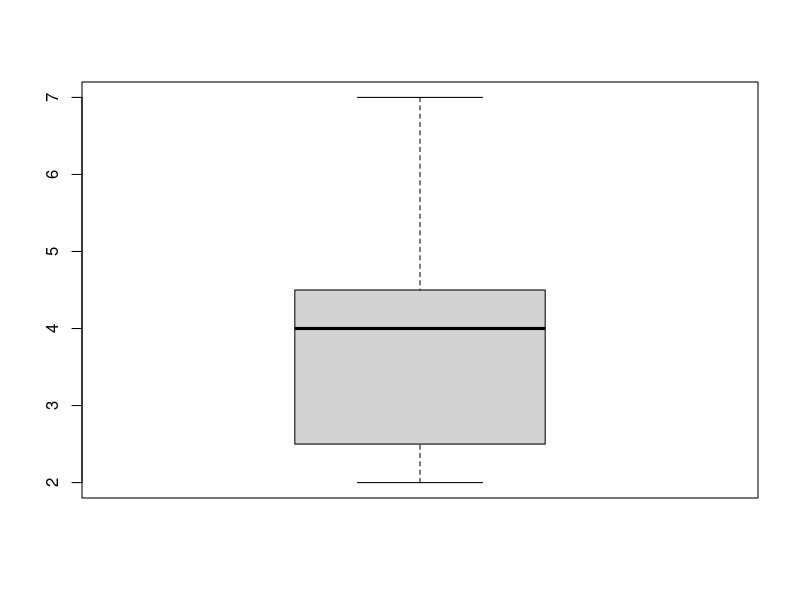
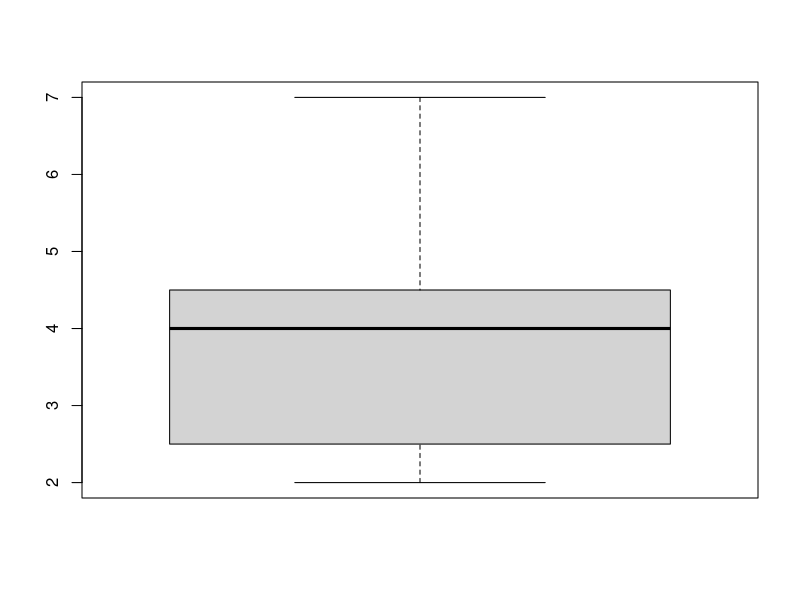
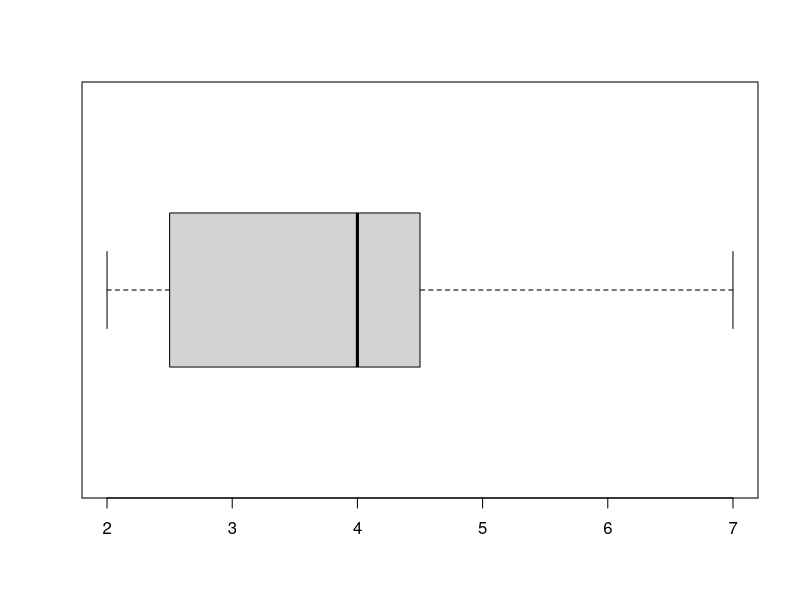
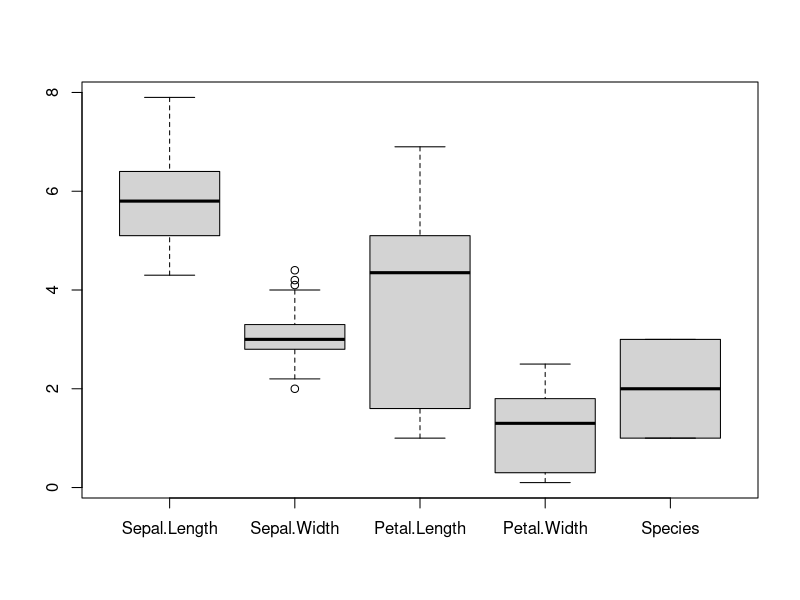
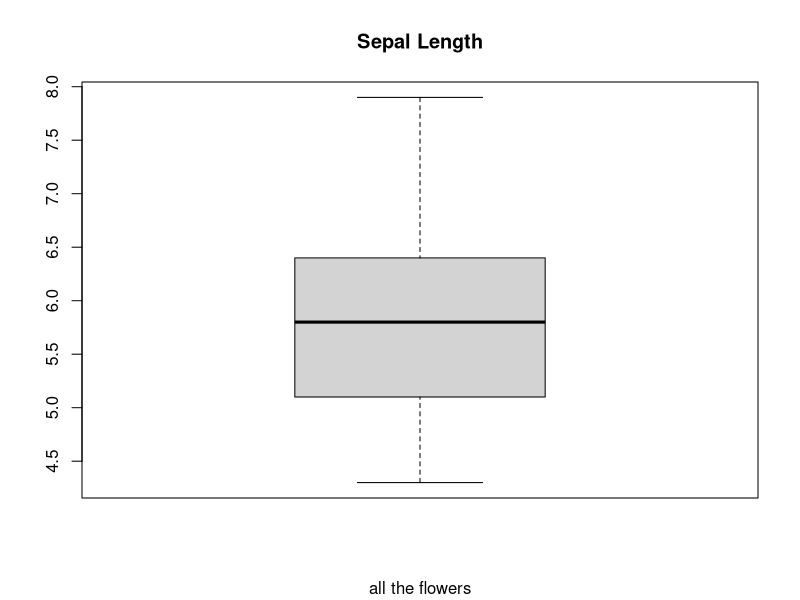
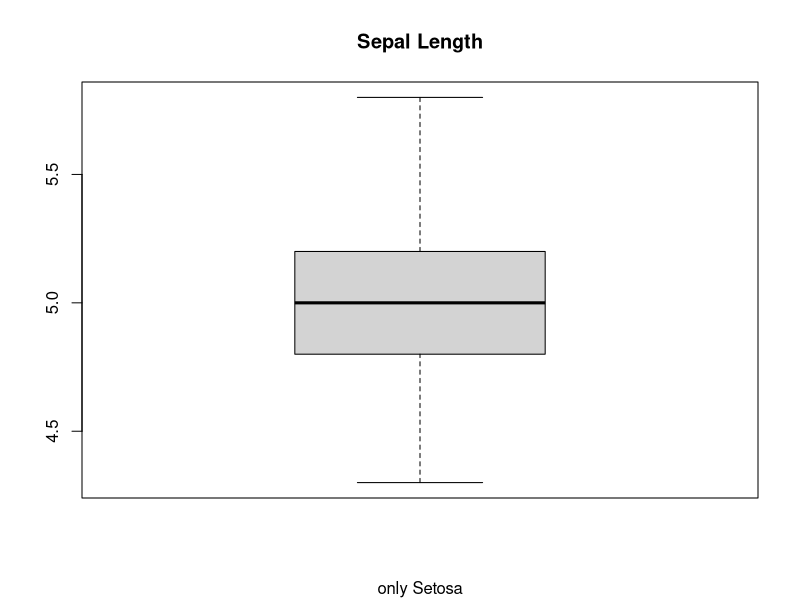
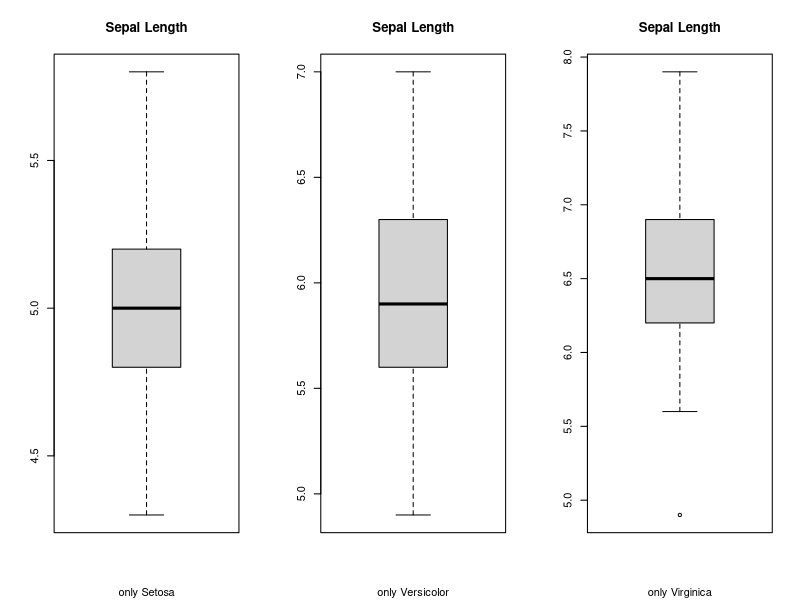
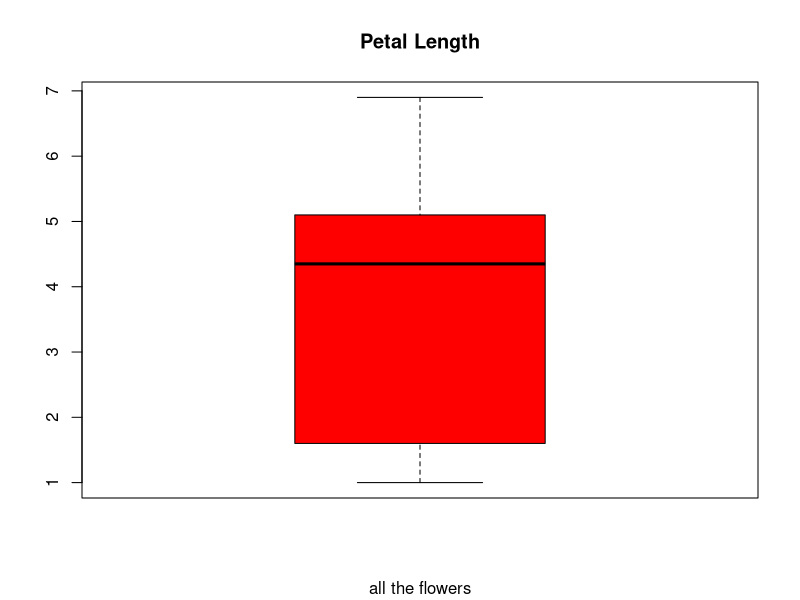

R code for these plots, in order:
# learning about boxplot:

# http://www.statmethods.net/graphs/boxplot.html
# http://www.theanalysisfactor.com/r-tutorial-part-13/
# https://www.r-bloggers.com/box-plot-with-r-tutorial/

x <- c(2, 4, 2, 3, 4, 5, 7, 4)

boxplot(x)

boxplot(x, varwidth = TRUE) #  make box plot widths proportional to the square root of the sample sizes

boxplot(x, horizontal = TRUE) # make it horizontal

data(iris)

boxplot(iris)

boxplot(iris$Sepal.Length, main = "Sepal Length", sub = "all the flowers")

boxplot(iris[1:50, ]$Sepal.Length, main = "Sepal Length", sub = "only Setosa")

par(mfrow = c(1, 3))
boxplot(iris[1:50, ]$Sepal.Length, main = "Sepal Length", sub = "only Setosa")
boxplot(iris[51:100, ]$Sepal.Length, main = "Sepal Length", sub = "only Versicolor")
boxplot(iris[101:150, ]$Sepal.Length, main = "Sepal Length", sub = "only Virginica")
par(mfrow=c(1,1))     # ugly way to reset 'par'

boxplot(iris$Petal.Length, main = "Petal Length", sub = "all the flowers", col = "red")


# to be continued...